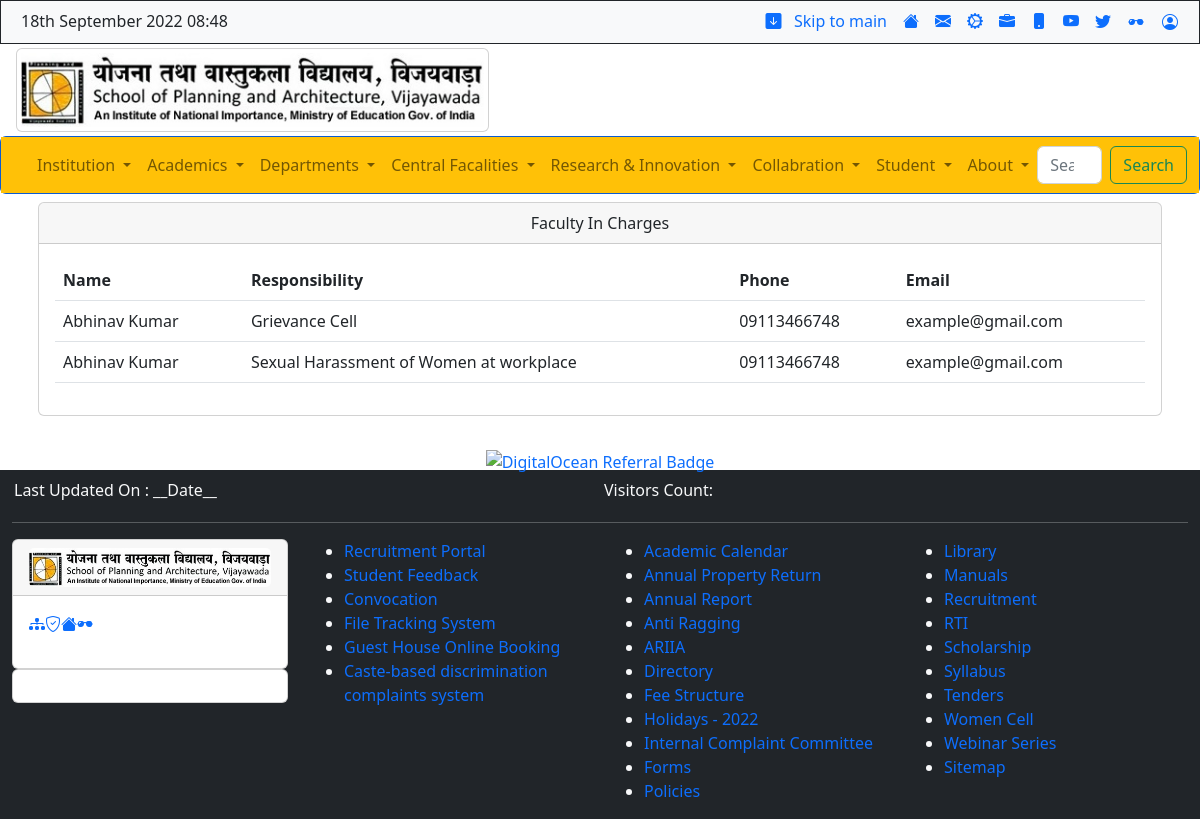
/fic/, run on an earlier commit of the app's database.
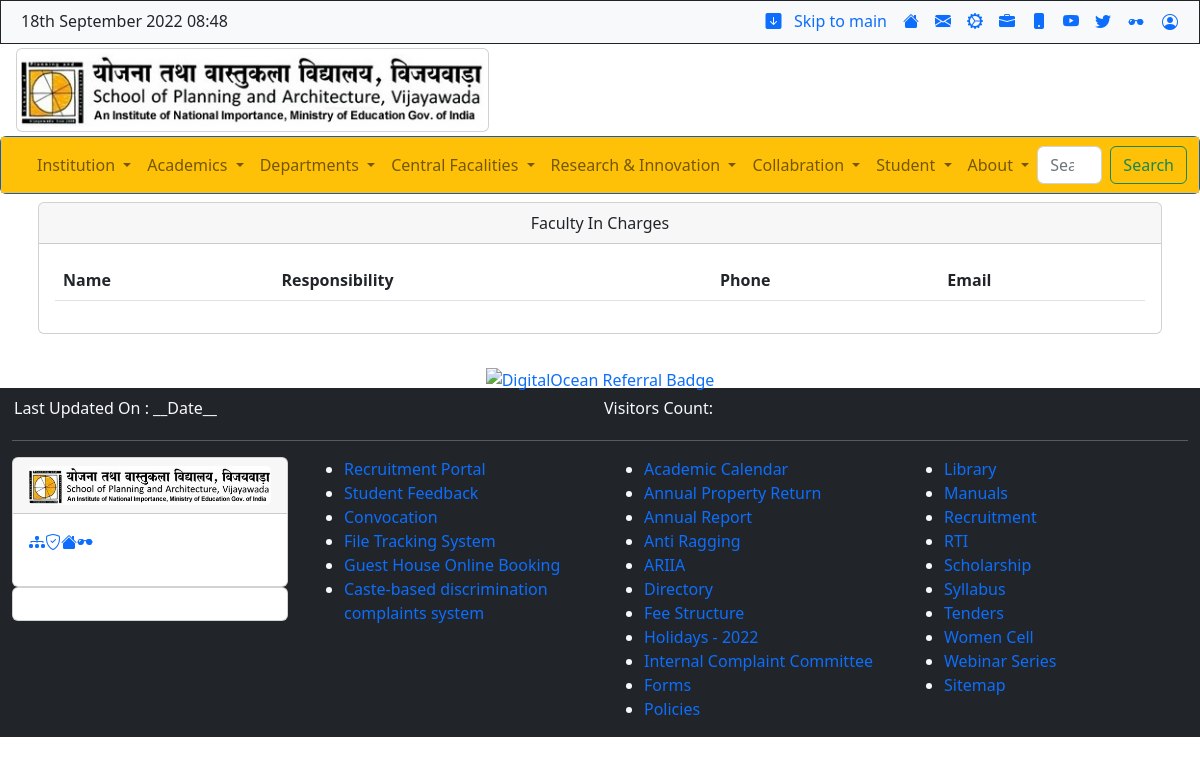
And on a later commit of the database.
### spav/models.py (models this page shows, shortened)
class FIC(models.Model):
    name = models.CharField(max_length=50)
    RESP_CHOICES = (
            ('Grievance Cell','Grievance Cell'),
            ('Sexual Harassment of Women at workplace','Sexual Harassment of Women at workplace'),
            ('Art Lab','Art Lab'),
            ('Climatology/Energy Studies/Acoustic Lab','Climatology/Energy Studies/Acoustic Lab'),
            ('Structures lab/Material Testing Lab & Survey Lab','Structures lab/Material Testing Lab & Survey Lab'),
            ('Conservation Lab','Conservation Lab'),
            ('Landscape Lab','Landscape Lab'),
            ('Material and Construction Lab','Material and Construction Lab'),
            ('Computer Labs (Architecture , GIS )','Computer Labs (Architecture , GIS )'),
            ('Construction Yard','Construction Yard'),
            ('Model Making and Carpentry Workshop','Model Making and Carpentry Workshop'),
            ('Transportation Lab','Transportation Lab'),
            ('Environmental Lab','Environmental Lab'),
            ('Cultural Committee Head','Cultural Committee Head'),
            ('Nodal Office, Student Scholarships','Nodal Office, Student Scholarships'),
    )
    responsibility = models.CharField(max_length=50, choices=RESP_CHOICES)
    email = models.EmailField(max_length=254, null=False, default='cv')
    phone = models.CharField(max_length=14, default=True)
    date = models.DateField(auto_now=False, auto_now_add=False)
    duties = models.TextField(null=False, default="Duties and Responsibilities of Deans")

### spav/views.py (the view)
# urls.py: path('fic/', views.fic, name='fic'),
def fic(request):
    return render(request, 'fic.html', context )

### templates/fic.html (shortened to what this page needs)
{% extends 'base.html' %}
{% load static %}
{% block fic %}
<section>
    <div class="container p-2">
        <div class="row g-2">
            <div class="col-sm-12">
                <div class="card p-0">
                    <div class="card-header text-center">Faculty In Charges</div>
                    <div class="card-body">
                        <table class="table card-img">
                            <thead>
                                <tr>
                                    <th scope="col">Name</th>
                                    <th>Responsibility</th>
                                    <th>Phone</th>
                                    <th>Email</th>
                                </tr>
                            </thead>
                            {% for f in FicData %}
                            <tr>
                                <td>{{f.name}}</td>
                                <td>{{f.responsibility}}</td>
                                <td>{{f.phone}}</td>
                                <td>{{f.email}}</td>
                            </tr>
                            {% endfor %}
                        </table>
                    </div>
                </div>
            </div>
        </div>
    </div>
</section>
{% endblock fic %}

What changed in the data, as far as the page shows it:
removed FIC: name "Abhinav Kumar", responsibility "Grievance Cell", phone "09113466748", email "example@gmail.com"
removed FIC: name "Abhinav Kumar", responsibility "Sexual Harassment of Women at workplace", phone "09113466748", email "example@gmail.com"
